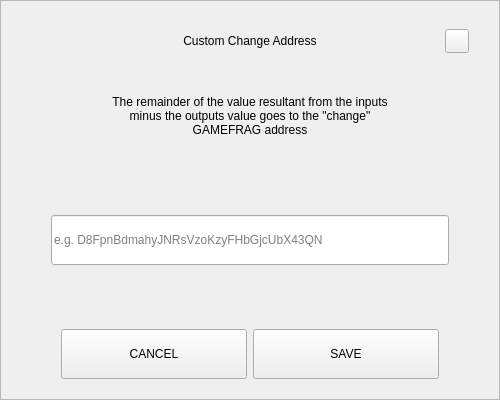
<?xml version="1.0" encoding="UTF-8"?>
<ui version="4.0">
 <class>SendChangeAddressDialog</class>
 <widget class="QDialog" name="SendChangeAddressDialog">
  <property name="geometry">
   <rect>
    <x>0</x>
    <y>0</y>
    <width>500</width>
    <height>400</height>
   </rect>
  </property>
  <property name="windowTitle">
   <string notr="true">N/A</string>
  </property>
  <layout class="QVBoxLayout" name="verticalLayout">
   <property name="spacing">
    <number>0</number>
   </property>
   <property name="leftMargin">
    <number>0</number>
   </property>
   <property name="topMargin">
    <number>0</number>
   </property>
   <property name="rightMargin">
    <number>0</number>
   </property>
   <property name="bottomMargin">
    <number>0</number>
   </property>
   <item>
    <widget class="QFrame" name="frame">
     <property name="styleSheet">
      <string notr="true"/>
     </property>
     <property name="frameShape">
      <enum>QFrame::StyledPanel</enum>
     </property>
     <property name="frameShadow">
      <enum>QFrame::Raised</enum>
     </property>
     <layout class="QVBoxLayout" name="verticalLayout_2" stretch="0,0,0,0,0,0,0">
      <property name="spacing">
       <number>0</number>
      </property>
      <property name="leftMargin">
       <number>30</number>
      </property>
      <property name="topMargin">
       <number>20</number>
      </property>
      <property name="rightMargin">
       <number>30</number>
      </property>
      <property name="bottomMargin">
       <number>20</number>
      </property>
      <item>
       <layout class="QHBoxLayout" name="horizontalLayout_3">
        <property name="spacing">
         <number>0</number>
        </property>
        <item>
         <spacer name="horizontalSpacer_2">
          <property name="orientation">
           <enum>Qt::Horizontal</enum>
          </property>
          <property name="sizeHint" stdset="0">
           <size>
            <width>40</width>
            <height>20</height>
           </size>
          </property>
         </spacer>
        </item>
        <item>
         <widget class="QLabel" name="labelTitle">
          <property name="minimumSize">
           <size>
            <width>0</width>
            <height>40</height>
           </size>
          </property>
          <property name="maximumSize">
           <size>
            <width>16777215</width>
            <height>40</height>
           </size>
          </property>
          <property name="styleSheet">
           <string notr="true">padding-left:24px;</string>
          </property>
          <property name="text">
           <string>Custom Change Address</string>
          </property>
          <property name="alignment">
           <set>Qt::AlignCenter</set>
          </property>
          <property name="margin">
           <number>7</number>
          </property>
         </widget>
        </item>
        <item>
         <spacer name="horizontalSpacer">
          <property name="orientation">
           <enum>Qt::Horizontal</enum>
          </property>
          <property name="sizeHint" stdset="0">
           <size>
            <width>40</width>
            <height>20</height>
           </size>
          </property>
         </spacer>
        </item>
        <item>
         <widget class="QPushButton" name="btnEsc">
          <property name="minimumSize">
           <size>
            <width>24</width>
            <height>24</height>
           </size>
          </property>
          <property name="maximumSize">
           <size>
            <width>24</width>
            <height>24</height>
           </size>
          </property>
          <property name="focusPolicy">
           <enum>Qt::NoFocus</enum>
          </property>
          <property name="text">
           <string/>
          </property>
         </widget>
        </item>
       </layout>
      </item>
      <item>
       <spacer name="verticalSpacer_2">
        <property name="orientation">
         <enum>Qt::Vertical</enum>
        </property>
        <property name="sizeType">
         <enum>QSizePolicy::Fixed</enum>
        </property>
        <property name="sizeHint" stdset="0">
         <size>
          <width>20</width>
          <height>20</height>
         </size>
        </property>
       </spacer>
      </item>
      <item alignment="Qt::AlignHCenter">
       <widget class="QLabel" name="labelMessage">
        <property name="minimumSize">
         <size>
          <width>0</width>
          <height>70</height>
         </size>
        </property>
        <property name="text">
         <string>The remainder of the value resultant from the inputs minus the outputs value goes to the &quot;change&quot; GAMEFRAG address</string>
        </property>
        <property name="alignment">
         <set>Qt::AlignCenter</set>
        </property>
        <property name="wordWrap">
         <bool>true</bool>
        </property>
       </widget>
      </item>
      <item>
       <spacer name="verticalSpacer_3">
        <property name="orientation">
         <enum>Qt::Vertical</enum>
        </property>
        <property name="sizeHint" stdset="0">
         <size>
          <width>20</width>
          <height>40</height>
         </size>
        </property>
       </spacer>
      </item>
      <item>
       <layout class="QHBoxLayout" name="horizontalLayout_2">
        <property name="spacing">
         <number>0</number>
        </property>
        <property name="leftMargin">
         <number>20</number>
        </property>
        <property name="rightMargin">
         <number>20</number>
        </property>
        <item>
         <widget class="QLineEdit" name="lineEditAddress">
          <property name="minimumSize">
           <size>
            <width>0</width>
            <height>50</height>
           </size>
          </property>
          <property name="placeholderText">
           <string notr="true">e.g. D8FpnBdmahyJNRsVzoKzyFHbGjcUbX43QN</string>
          </property>
         </widget>
        </item>
       </layout>
      </item>
      <item>
       <spacer name="verticalSpacer">
        <property name="orientation">
         <enum>Qt::Vertical</enum>
        </property>
        <property name="sizeHint" stdset="0">
         <size>
          <width>20</width>
          <height>40</height>
         </size>
        </property>
       </spacer>
      </item>
      <item>
       <layout class="QHBoxLayout" name="horizontalLayout" stretch="2,2">
        <property name="spacing">
         <number>6</number>
        </property>
        <property name="leftMargin">
         <number>30</number>
        </property>
        <property name="rightMargin">
         <number>30</number>
        </property>
        <item>
         <widget class="QPushButton" name="btnCancel">
          <property name="minimumSize">
           <size>
            <width>180</width>
            <height>50</height>
           </size>
          </property>
          <property name="focusPolicy">
           <enum>Qt::NoFocus</enum>
          </property>
          <property name="text">
           <string>CANCEL</string>
          </property>
         </widget>
        </item>
        <item>
         <widget class="QPushButton" name="btnSave">
          <property name="minimumSize">
           <size>
            <width>180</width>
            <height>50</height>
           </size>
          </property>
          <property name="focusPolicy">
           <enum>Qt::NoFocus</enum>
          </property>
          <property name="text">
           <string>SAVE</string>
          </property>
         </widget>
        </item>
       </layout>
      </item>
     </layout>
    </widget>
   </item>
  </layout>
 </widget>
 <resources/>
 <connections/>
</ui>
